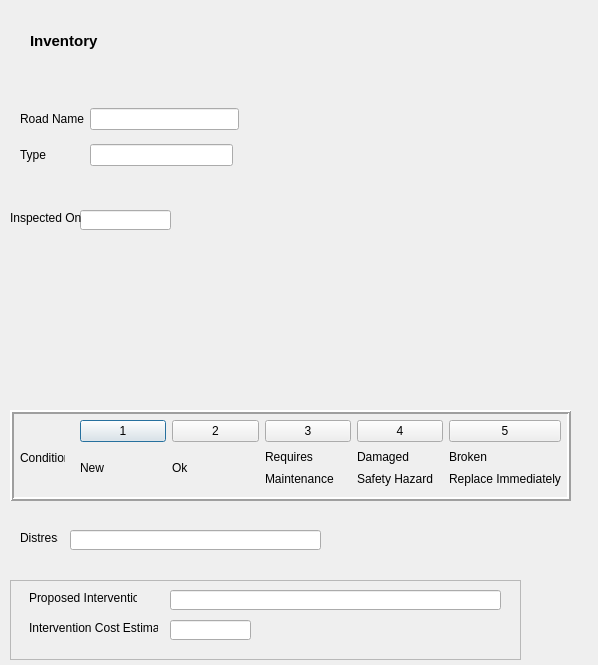
<?xml version="1.0" encoding="UTF-8"?>
<ui version="4.0">
 <class>Dialog</class>
 <widget class="QDialog" name="Dialog">
  <property name="geometry">
   <rect>
    <x>0</x>
    <y>0</y>
    <width>598</width>
    <height>665</height>
   </rect>
  </property>
  <property name="windowTitle">
   <string>Dialog</string>
  </property>
  <widget class="QWidget" name="layoutWidget">
   <property name="geometry">
    <rect>
     <x>20</x>
     <y>100</y>
     <width>219</width>
     <height>74</height>
    </rect>
   </property>
   <layout class="QGridLayout" name="gridLayout_2">
    <item row="0" column="1" colspan="2">
     <widget class="QLineEdit" name="lineEdit_2"/>
    </item>
    <item row="0" column="0">
     <widget class="QLabel" name="label_16">
      <property name="text">
       <string>Road Name</string>
      </property>
     </widget>
    </item>
    <item row="1" column="1">
     <widget class="QLineEdit" name="lineEdit_7"/>
    </item>
    <item row="1" column="0">
     <widget class="QLabel" name="label_17">
      <property name="text">
       <string>Type</string>
      </property>
     </widget>
    </item>
   </layout>
  </widget>
  <widget class="QLabel" name="label_12">
   <property name="geometry">
    <rect>
     <x>10</x>
     <y>240</y>
     <width>251</width>
     <height>151</height>
    </rect>
   </property>
   <property name="text">
    <string/>
   </property>
   <property name="pixmap">
    <pixmap>../QGIS_RRAMS/Google Catchpit Example.PNG</pixmap>
   </property>
   <property name="scaledContents">
    <bool>true</bool>
   </property>
  </widget>
  <widget class="QLabel" name="label_11">
   <property name="geometry">
    <rect>
     <x>30</x>
     <y>30</y>
     <width>161</width>
     <height>21</height>
    </rect>
   </property>
   <property name="font">
    <font>
     <pointsize>11</pointsize>
     <weight>75</weight>
     <bold>true</bold>
    </font>
   </property>
   <property name="text">
    <string>Inventory</string>
   </property>
  </widget>
  <widget class="QFrame" name="frame">
   <property name="geometry">
    <rect>
     <x>10</x>
     <y>410</y>
     <width>561</width>
     <height>91</height>
    </rect>
   </property>
   <property name="frameShape">
    <enum>QFrame::Box</enum>
   </property>
   <property name="frameShadow">
    <enum>QFrame::Raised</enum>
   </property>
   <property name="lineWidth">
    <number>2</number>
   </property>
   <widget class="QWidget" name="layoutWidget">
    <property name="geometry">
     <rect>
      <x>70</x>
      <y>10</y>
      <width>481</width>
      <height>67</height>
     </rect>
    </property>
    <layout class="QHBoxLayout" name="horizontalLayout">
     <item>
      <layout class="QVBoxLayout" name="verticalLayout_4">
       <item>
        <widget class="QPushButton" name="pushButton_39">
         <property name="text">
          <string>1</string>
         </property>
         <property name="checkable">
          <bool>true</bool>
         </property>
        </widget>
       </item>
       <item>
        <widget class="QLabel" name="label">
         <property name="text">
          <string>New</string>
         </property>
        </widget>
       </item>
      </layout>
     </item>
     <item>
      <layout class="QVBoxLayout" name="verticalLayout_5">
       <item>
        <widget class="QPushButton" name="pushButton_35">
         <property name="text">
          <string>2</string>
         </property>
         <property name="checkable">
          <bool>true</bool>
         </property>
        </widget>
       </item>
       <item>
        <widget class="QLabel" name="label_2">
         <property name="text">
          <string>Ok</string>
         </property>
        </widget>
       </item>
      </layout>
     </item>
     <item>
      <layout class="QVBoxLayout" name="verticalLayout_6">
       <item>
        <widget class="QPushButton" name="pushButton_34">
         <property name="text">
          <string>3</string>
         </property>
         <property name="checkable">
          <bool>true</bool>
         </property>
        </widget>
       </item>
       <item>
        <layout class="QVBoxLayout" name="verticalLayout">
         <item>
          <widget class="QLabel" name="label_3">
           <property name="text">
            <string>Requires</string>
           </property>
          </widget>
         </item>
         <item>
          <widget class="QLabel" name="label_6">
           <property name="text">
            <string>Maintenance</string>
           </property>
          </widget>
         </item>
        </layout>
       </item>
      </layout>
     </item>
     <item>
      <layout class="QVBoxLayout" name="verticalLayout_7">
       <item>
        <widget class="QPushButton" name="pushButton_44">
         <property name="text">
          <string>4</string>
         </property>
         <property name="checkable">
          <bool>true</bool>
         </property>
        </widget>
       </item>
       <item>
        <layout class="QVBoxLayout" name="verticalLayout_2">
         <item>
          <widget class="QLabel" name="label_4">
           <property name="text">
            <string>Damaged</string>
           </property>
          </widget>
         </item>
         <item>
          <widget class="QLabel" name="label_5">
           <property name="text">
            <string>Safety Hazard</string>
           </property>
          </widget>
         </item>
        </layout>
       </item>
      </layout>
     </item>
     <item>
      <layout class="QVBoxLayout" name="verticalLayout_8">
       <item>
        <widget class="QPushButton" name="pushButton_36">
         <property name="autoFillBackground">
          <bool>false</bool>
         </property>
         <property name="text">
          <string>5</string>
         </property>
         <property name="checkable">
          <bool>true</bool>
         </property>
        </widget>
       </item>
       <item>
        <layout class="QVBoxLayout" name="verticalLayout_3">
         <item>
          <widget class="QLabel" name="label_7">
           <property name="text">
            <string>Broken</string>
           </property>
          </widget>
         </item>
         <item>
          <widget class="QLabel" name="label_8">
           <property name="text">
            <string>Replace Immediately</string>
           </property>
          </widget>
         </item>
        </layout>
       </item>
      </layout>
     </item>
    </layout>
   </widget>
   <widget class="QLabel" name="label_20">
    <property name="geometry">
     <rect>
      <x>10</x>
      <y>40</y>
      <width>45</width>
      <height>16</height>
     </rect>
    </property>
    <property name="text">
     <string>Condition</string>
    </property>
   </widget>
  </widget>
  <widget class="QFrame" name="frame_2">
   <property name="geometry">
    <rect>
     <x>10</x>
     <y>580</y>
     <width>511</width>
     <height>80</height>
    </rect>
   </property>
   <property name="frameShape">
    <enum>QFrame::StyledPanel</enum>
   </property>
   <property name="frameShadow">
    <enum>QFrame::Raised</enum>
   </property>
   <widget class="QLineEdit" name="lineEdit_10">
    <property name="geometry">
     <rect>
      <x>160</x>
      <y>10</y>
      <width>331</width>
      <height>20</height>
     </rect>
    </property>
   </widget>
   <widget class="QLabel" name="label_25">
    <property name="geometry">
     <rect>
      <x>19</x>
      <y>40</y>
      <width>129</width>
      <height>16</height>
     </rect>
    </property>
    <property name="text">
     <string>Intervention Cost Estimate</string>
    </property>
   </widget>
   <widget class="QLabel" name="label_22">
    <property name="geometry">
     <rect>
      <x>19</x>
      <y>10</y>
      <width>108</width>
      <height>16</height>
     </rect>
    </property>
    <property name="text">
     <string>Proposed Intervention</string>
    </property>
   </widget>
   <widget class="QLineEdit" name="lineEdit_11">
    <property name="geometry">
     <rect>
      <x>160</x>
      <y>40</y>
      <width>81</width>
      <height>20</height>
     </rect>
    </property>
   </widget>
  </widget>
  <widget class="QLineEdit" name="lineEdit_8">
   <property name="geometry">
    <rect>
     <x>80</x>
     <y>210</y>
     <width>91</width>
     <height>20</height>
    </rect>
   </property>
  </widget>
  <widget class="QLabel" name="label_26">
   <property name="geometry">
    <rect>
     <x>10</x>
     <y>210</y>
     <width>71</width>
     <height>16</height>
    </rect>
   </property>
   <property name="text">
    <string>Inspected On</string>
   </property>
  </widget>
  <widget class="QLineEdit" name="lineEdit_9">
   <property name="geometry">
    <rect>
     <x>70</x>
     <y>530</y>
     <width>251</width>
     <height>20</height>
    </rect>
   </property>
  </widget>
  <widget class="QLabel" name="label_24">
   <property name="geometry">
    <rect>
     <x>20</x>
     <y>530</y>
     <width>38</width>
     <height>16</height>
    </rect>
   </property>
   <property name="text">
    <string>Distress</string>
   </property>
  </widget>
  <zorder>lineEdit_9</zorder>
  <zorder>label_24</zorder>
  <zorder>layoutWidget</zorder>
  <zorder>label_12</zorder>
  <zorder>label_11</zorder>
  <zorder>frame</zorder>
  <zorder>frame_2</zorder>
  <zorder>lineEdit_8</zorder>
  <zorder>label_26</zorder>
 </widget>
 <resources/>
 <connections/>
</ui>
